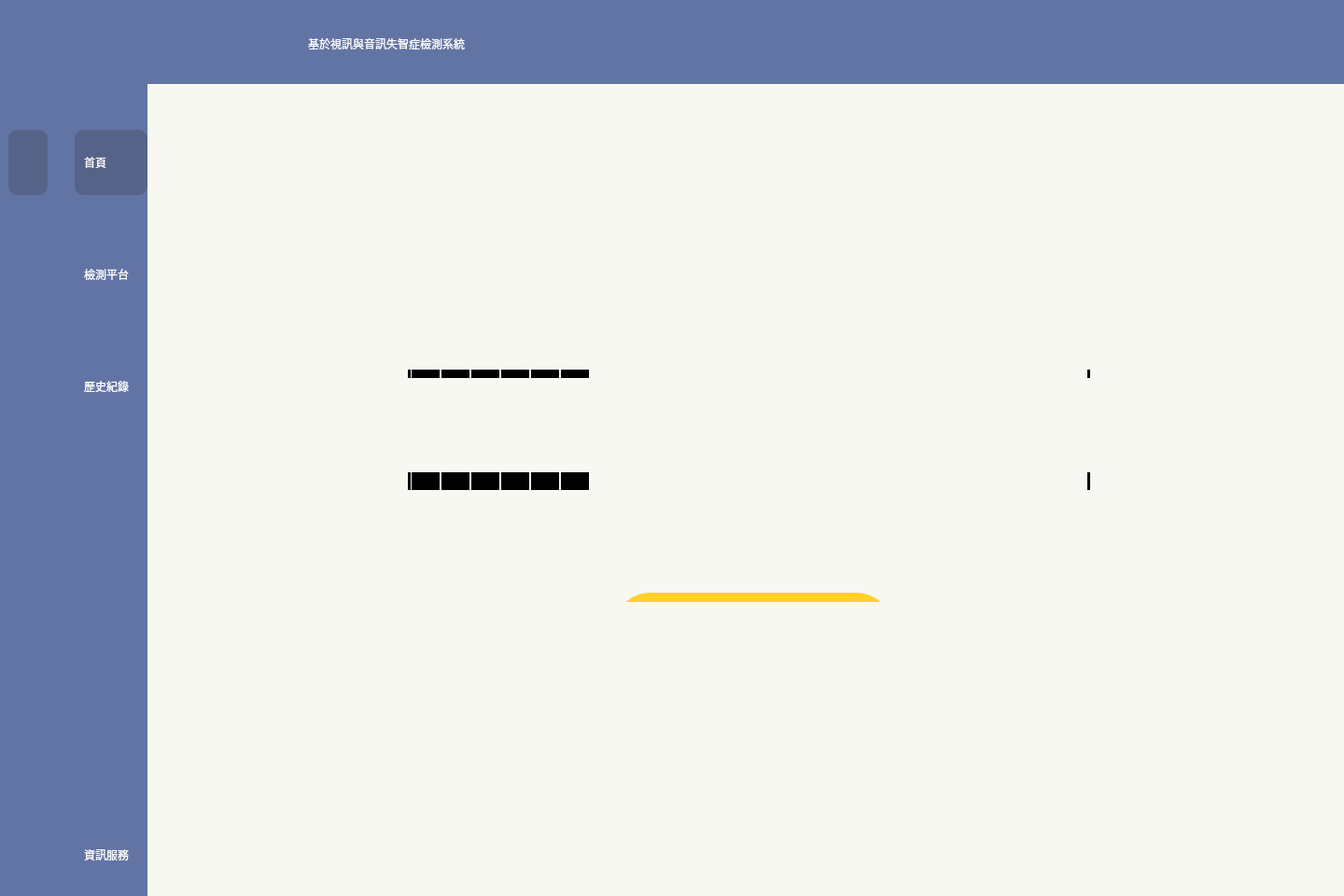
<?xml version="1.0" encoding="UTF-8"?>
<ui version="4.0">
 <class>MainWindow</class>
 <widget class="QMainWindow" name="MainWindow">
  <property name="geometry">
   <rect>
    <x>0</x>
    <y>0</y>
    <width>1440</width>
    <height>960</height>
   </rect>
  </property>
  <property name="maximumSize">
   <size>
    <width>1440</width>
    <height>960</height>
   </size>
  </property>
  <property name="windowTitle">
   <string>MainWindow</string>
  </property>
  <property name="styleSheet">
   <string notr="true">background-color: rgb(98, 116, 164);
</string>
  </property>
  <widget class="QWidget" name="centralwidget">
   <layout class="QGridLayout" name="gridLayout">
    <property name="leftMargin">
     <number>0</number>
    </property>
    <property name="topMargin">
     <number>0</number>
    </property>
    <property name="rightMargin">
     <number>0</number>
    </property>
    <property name="bottomMargin">
     <number>0</number>
    </property>
    <property name="spacing">
     <number>0</number>
    </property>
    <item row="1" column="0">
     <widget class="QWidget" name="sidemenu_hide" native="true">
      <property name="styleSheet">
       <string notr="true">QWidget{
	background-color: rgb(98, 116, 164);
}

QPushButton{
	color:white;
	height:70px;
	border:none;
	border-radius:10px;
	padding-right:5px;
	padding-left:5px;
}

QPushButton:checked{
	
	background-color: rgb(86, 99, 136);
}</string>
      </property>
      <layout class="QVBoxLayout" name="verticalLayout_3">
       <property name="rightMargin">
        <number>9</number>
       </property>
       <item>
        <layout class="QVBoxLayout" name="verticalLayout">
         <property name="spacing">
          <number>50</number>
         </property>
         <property name="leftMargin">
          <number>0</number>
         </property>
         <property name="topMargin">
          <number>50</number>
         </property>
         <property name="rightMargin">
          <number>0</number>
         </property>
         <item>
          <widget class="QPushButton" name="home_hide">
           <property name="text">
            <string/>
           </property>
           <property name="icon">
            <iconset resource="resources.qrc">
             <normaloff>:/新前置字串/images/home-white.png</normaloff>:/新前置字串/images/home-white.png</iconset>
           </property>
           <property name="iconSize">
            <size>
             <width>50</width>
             <height>50</height>
            </size>
           </property>
           <property name="checkable">
            <bool>true</bool>
           </property>
           <property name="checked">
            <bool>true</bool>
           </property>
           <property name="autoExclusive">
            <bool>true</bool>
           </property>
           <property name="autoDefault">
            <bool>false</bool>
           </property>
          </widget>
         </item>
         <item>
          <widget class="QPushButton" name="platform_hide">
           <property name="text">
            <string/>
           </property>
           <property name="icon">
            <iconset resource="resources.qrc">
             <normaloff>:/新前置字串/images/platform-white.png</normaloff>:/新前置字串/images/platform-white.png</iconset>
           </property>
           <property name="iconSize">
            <size>
             <width>50</width>
             <height>50</height>
            </size>
           </property>
           <property name="checkable">
            <bool>true</bool>
           </property>
           <property name="autoExclusive">
            <bool>true</bool>
           </property>
          </widget>
         </item>
         <item>
          <widget class="QPushButton" name="history_hide">
           <property name="text">
            <string/>
           </property>
           <property name="icon">
            <iconset resource="resources.qrc">
             <normaloff>:/新前置字串/images/history-white.png</normaloff>:/新前置字串/images/history-white.png</iconset>
           </property>
           <property name="iconSize">
            <size>
             <width>50</width>
             <height>50</height>
            </size>
           </property>
           <property name="checkable">
            <bool>true</bool>
           </property>
           <property name="autoExclusive">
            <bool>true</bool>
           </property>
          </widget>
         </item>
        </layout>
       </item>
       <item>
        <spacer name="verticalSpacer">
         <property name="orientation">
          <enum>Qt::Vertical</enum>
         </property>
         <property name="sizeHint" stdset="0">
          <size>
           <width>20</width>
           <height>416</height>
          </size>
         </property>
        </spacer>
       </item>
       <item>
        <widget class="QPushButton" name="info_hide">
         <property name="text">
          <string/>
         </property>
         <property name="icon">
          <iconset resource="resources.qrc">
           <normaloff>:/新前置字串/images/info-white.png</normaloff>:/新前置字串/images/info-white.png</iconset>
         </property>
         <property name="iconSize">
          <size>
           <width>50</width>
           <height>50</height>
          </size>
         </property>
         <property name="checkable">
          <bool>true</bool>
         </property>
         <property name="autoExclusive">
          <bool>true</bool>
         </property>
        </widget>
       </item>
      </layout>
     </widget>
    </item>
    <item row="1" column="1">
     <widget class="QWidget" name="sidemenu_visible" native="true">
      <property name="styleSheet">
       <string notr="true">QWidget{
	background-color: rgb(98, 116, 164);
}

QPushButton{
	color:white;
	text-align:left;
	height:70px;
	border:none;
	padding-left:10px;
	padding-right:20px;
	border-radius:10px;
	
	font: 700 20pt &quot;微軟正黑體&quot;;
}

QPushButton::contents {
	padding-left:30px;
}

QPushButton:checked{
	
	background-color: rgb(86, 99, 136);
}</string>
      </property>
      <layout class="QVBoxLayout" name="verticalLayout_4">
       <property name="spacing">
        <number>10</number>
       </property>
       <property name="leftMargin">
        <number>0</number>
       </property>
       <property name="rightMargin">
        <number>0</number>
       </property>
       <item>
        <layout class="QVBoxLayout" name="verticalLayout_2" stretch="0,0,0">
         <property name="spacing">
          <number>50</number>
         </property>
         <property name="sizeConstraint">
          <enum>QLayout::SetDefaultConstraint</enum>
         </property>
         <property name="leftMargin">
          <number>20</number>
         </property>
         <property name="topMargin">
          <number>50</number>
         </property>
         <item>
          <widget class="QPushButton" name="home_vis">
           <property name="text">
            <string>首頁</string>
           </property>
           <property name="icon">
            <iconset resource="resources.qrc">
             <normaloff>:/新前置字串/images/home-white.png</normaloff>:/新前置字串/images/home-white.png</iconset>
           </property>
           <property name="iconSize">
            <size>
             <width>50</width>
             <height>50</height>
            </size>
           </property>
           <property name="checkable">
            <bool>true</bool>
           </property>
           <property name="checked">
            <bool>true</bool>
           </property>
           <property name="autoExclusive">
            <bool>true</bool>
           </property>
          </widget>
         </item>
         <item>
          <widget class="QPushButton" name="platform_vis">
           <property name="text">
            <string>檢測平台</string>
           </property>
           <property name="icon">
            <iconset resource="resources.qrc">
             <normaloff>:/新前置字串/images/platform-white.png</normaloff>:/新前置字串/images/platform-white.png</iconset>
           </property>
           <property name="iconSize">
            <size>
             <width>50</width>
             <height>50</height>
            </size>
           </property>
           <property name="checkable">
            <bool>true</bool>
           </property>
           <property name="autoExclusive">
            <bool>true</bool>
           </property>
          </widget>
         </item>
         <item>
          <widget class="QPushButton" name="history_vis">
           <property name="text">
            <string>歷史紀錄</string>
           </property>
           <property name="icon">
            <iconset resource="resources.qrc">
             <normaloff>:/新前置字串/images/history-white.png</normaloff>:/新前置字串/images/history-white.png</iconset>
           </property>
           <property name="iconSize">
            <size>
             <width>50</width>
             <height>50</height>
            </size>
           </property>
           <property name="checkable">
            <bool>true</bool>
           </property>
           <property name="autoExclusive">
            <bool>true</bool>
           </property>
          </widget>
         </item>
        </layout>
       </item>
       <item>
        <spacer name="verticalSpacer_2">
         <property name="orientation">
          <enum>Qt::Vertical</enum>
         </property>
         <property name="sizeHint" stdset="0">
          <size>
           <width>20</width>
           <height>408</height>
          </size>
         </property>
        </spacer>
       </item>
       <item>
        <widget class="QPushButton" name="info_vis">
         <property name="styleSheet">
          <string notr="true">QPushButton {
 	padding-left: 30px; 
}

</string>
         </property>
         <property name="text">
          <string>資訊服務</string>
         </property>
         <property name="icon">
          <iconset resource="resources.qrc">
           <normaloff>:/新前置字串/images/info-white.png</normaloff>:/新前置字串/images/info-white.png</iconset>
         </property>
         <property name="iconSize">
          <size>
           <width>50</width>
           <height>50</height>
          </size>
         </property>
         <property name="checkable">
          <bool>true</bool>
         </property>
         <property name="autoExclusive">
          <bool>true</bool>
         </property>
        </widget>
       </item>
      </layout>
     </widget>
    </item>
    <item row="1" column="2">
     <widget class="QWidget" name="Main_content" native="true">
      <property name="styleSheet">
       <string notr="true">background-color: rgb(248,248,242);</string>
      </property>
      <layout class="QVBoxLayout" name="verticalLayout_5">
       <item>
        <layout class="QHBoxLayout" name="horizontalLayout_3">
         <item>
          <widget class="QPushButton" name="sidebar">
           <property name="styleSheet">
            <string notr="true">border:none;</string>
           </property>
           <property name="text">
            <string/>
           </property>
           <property name="icon">
            <iconset resource="resources.qrc">
             <normaloff>:/新前置字串/images/Menubar.png</normaloff>:/新前置字串/images/Menubar.png</iconset>
           </property>
           <property name="iconSize">
            <size>
             <width>50</width>
             <height>50</height>
            </size>
           </property>
           <property name="checkable">
            <bool>true</bool>
           </property>
          </widget>
         </item>
         <item>
          <spacer name="horizontalSpacer">
           <property name="orientation">
            <enum>Qt::Horizontal</enum>
           </property>
           <property name="sizeHint" stdset="0">
            <size>
             <width>40</width>
             <height>20</height>
            </size>
           </property>
          </spacer>
         </item>
        </layout>
       </item>
       <item>
        <widget class="QStackedWidget" name="stackedWidget">
         <property name="styleSheet">
          <string notr="true">background-color: rgb(248,248,242);</string>
         </property>
         <property name="currentIndex">
          <number>1</number>
         </property>
         <widget class="QWidget" name="home_page">
          <property name="styleSheet">
           <string notr="true">QPushButton{
	border:none;

}</string>
          </property>
          <widget class="QLabel" name="label_3">
           <property name="geometry">
            <rect>
             <x>430</x>
             <y>40</y>
             <width>281</width>
             <height>151</height>
            </rect>
           </property>
           <property name="styleSheet">
            <string notr="true">font: 700 48pt &quot;微軟正黑體&quot;;</string>
           </property>
           <property name="text">
            <string>歡迎使用</string>
           </property>
          </widget>
          <widget class="QPushButton" name="pushButton_3">
           <property name="geometry">
            <rect>
             <x>200</x>
             <y>670</y>
             <width>200</width>
             <height>80</height>
            </rect>
           </property>
           <property name="text">
            <string/>
           </property>
           <property name="icon">
            <iconset resource="resources.qrc">
             <normaloff>:/新前置字串/images/info.png</normaloff>:/新前置字串/images/info.png</iconset>
           </property>
           <property name="iconSize">
            <size>
             <width>80</width>
             <height>80</height>
            </size>
           </property>
          </widget>
          <widget class="QPushButton" name="pushButton_4">
           <property name="geometry">
            <rect>
             <x>200</x>
             <y>545</y>
             <width>200</width>
             <height>80</height>
            </rect>
           </property>
           <property name="text">
            <string/>
           </property>
           <property name="icon">
            <iconset resource="resources.qrc">
             <normaloff>:/新前置字串/images/history.png</normaloff>:/新前置字串/images/history.png</iconset>
           </property>
           <property name="iconSize">
            <size>
             <width>80</width>
             <height>80</height>
            </size>
           </property>
          </widget>
          <widget class="QPushButton" name="pushButton_5">
           <property name="geometry">
            <rect>
             <x>210</x>
             <y>410</y>
             <width>200</width>
             <height>91</height>
            </rect>
           </property>
           <property name="text">
            <string/>
           </property>
           <property name="icon">
            <iconset resource="resources.qrc">
             <normaloff>:/新前置字串/images/platform.png</normaloff>:/新前置字串/images/platform.png</iconset>
           </property>
           <property name="iconSize">
            <size>
             <width>80</width>
             <height>80</height>
            </size>
           </property>
          </widget>
          <widget class="QLabel" name="label_4">
           <property name="geometry">
            <rect>
             <x>110</x>
             <y>190</y>
             <width>901</width>
             <height>151</height>
            </rect>
           </property>
           <property name="styleSheet">
            <string notr="true">font: 700 48pt &quot;微軟正黑體&quot;;</string>
           </property>
           <property name="text">
            <string>失智症檢測系統</string>
           </property>
           <property name="alignment">
            <set>Qt::AlignCenter</set>
           </property>
          </widget>
          <widget class="QWidget" name="layoutWidget">
           <property name="geometry">
            <rect>
             <x>450</x>
             <y>390</y>
             <width>551</width>
             <height>371</height>
            </rect>
           </property>
           <layout class="QVBoxLayout" name="verticalLayout_7">
            <item>
             <widget class="QLabel" name="label">
              <property name="styleSheet">
               <string notr="true">font: 700 28pt &quot;微軟正黑體&quot;;</string>
              </property>
              <property name="text">
               <string>進入檢測平台，進行檢測</string>
              </property>
             </widget>
            </item>
            <item>
             <widget class="QLabel" name="label_2">
              <property name="styleSheet">
               <string notr="true">font: 700 28pt &quot;微軟正黑體&quot;;</string>
              </property>
              <property name="text">
               <string>查詢歷史檢測紀錄</string>
              </property>
             </widget>
            </item>
            <item>
             <widget class="QLabel" name="label_6">
              <property name="styleSheet">
               <string notr="true">font: 700 28pt &quot;微軟正黑體&quot;;</string>
              </property>
              <property name="text">
               <string>如有技術問題，請點選資訊服務</string>
              </property>
             </widget>
            </item>
           </layout>
          </widget>
         </widget>
         <widget class="QWidget" name="platform_page">
          <widget class="QPushButton" name="Button_select_video">
           <property name="geometry">
            <rect>
             <x>140</x>
             <y>70</y>
             <width>1001</width>
             <height>361</height>
            </rect>
           </property>
           <property name="styleSheet">
            <string notr="true">border:none;
</string>
           </property>
           <property name="text">
            <string/>
           </property>
           <property name="icon">
            <iconset resource="resources.qrc">
             <normaloff>:/新前置字串/images/select_video.png</normaloff>:/新前置字串/images/select_video.png</iconset>
           </property>
           <property name="iconSize">
            <size>
             <width>300</width>
             <height>300</height>
            </size>
           </property>
          </widget>
          <widget class="QLabel" name="label_select_video">
           <property name="geometry">
            <rect>
             <x>290</x>
             <y>440</y>
             <width>711</width>
             <height>91</height>
            </rect>
           </property>
           <property name="styleSheet">
            <string notr="true">QLabel{
	text-align: center;
	font: 28pt &quot;微軟正黑體&quot;;
	
}
</string>
           </property>
           <property name="text">
            <string>選擇影片</string>
           </property>
           <property name="alignment">
            <set>Qt::AlignCenter</set>
           </property>
          </widget>
          <widget class="QPushButton" name="Button_start_analyze">
           <property name="geometry">
            <rect>
             <x>500</x>
             <y>610</y>
             <width>300</width>
             <height>80</height>
            </rect>
           </property>
           <property name="styleSheet">
            <string notr="true">QPushButton{
	border-radius: 40px;
	background-color: rgb(166, 166, 166);
 	font:  20pt 微軟正黑體;
}</string>
           </property>
           <property name="text">
            <string>開始分析</string>
           </property>
          </widget>
          <widget class="QLabel" name="label_status">
           <property name="geometry">
            <rect>
             <x>460</x>
             <y>70</y>
             <width>371</width>
             <height>131</height>
            </rect>
           </property>
           <property name="styleSheet">
            <string notr="true">font: 40pt &quot;微軟正黑體&quot;;</string>
           </property>
           <property name="text">
            <string>目前狀態</string>
           </property>
           <property name="alignment">
            <set>Qt::AlignCenter</set>
           </property>
          </widget>
          <widget class="QProgressBar" name="progressBar">
           <property name="geometry">
            <rect>
             <x>270</x>
             <y>230</y>
             <width>731</width>
             <height>271</height>
            </rect>
           </property>
           <property name="styleSheet">
            <string notr="true">QProgressBar{
	border : 3px  solid #000000;
	background : transparent;
	text-align : center;
	color : rgb(255,255,255);
 }
QProgressBar::chunk{
	background-color :rgb(0,0,0);
    width: 29.5px;
    margin: 0.5px;
 }</string>
           </property>
           <property name="value">
            <number>24</number>
           </property>
          </widget>
          <widget class="QLabel" name="label_visual_predict">
           <property name="geometry">
            <rect>
             <x>170</x>
             <y>60</y>
             <width>950</width>
             <height>101</height>
            </rect>
           </property>
           <property name="styleSheet">
            <string notr="true">font: 700 36pt &quot;微軟正黑體&quot;;</string>
           </property>
           <property name="text">
            <string/>
           </property>
          </widget>
          <widget class="QLabel" name="label_mfcc_predict">
           <property name="geometry">
            <rect>
             <x>170</x>
             <y>180</y>
             <width>950</width>
             <height>101</height>
            </rect>
           </property>
           <property name="styleSheet">
            <string notr="true">font: 700 36pt &quot;微軟正黑體&quot;;</string>
           </property>
           <property name="text">
            <string/>
           </property>
          </widget>
          <widget class="QLabel" name="label_origin_CDR">
           <property name="geometry">
            <rect>
             <x>170</x>
             <y>290</y>
             <width>950</width>
             <height>101</height>
            </rect>
           </property>
           <property name="styleSheet">
            <string notr="true">font: 700 28pt &quot;微軟正黑體&quot;;</string>
           </property>
           <property name="text">
            <string/>
           </property>
          </widget>
          <widget class="QLabel" name="label_show_save">
           <property name="geometry">
            <rect>
             <x>250</x>
             <y>630</y>
             <width>791</width>
             <height>101</height>
            </rect>
           </property>
           <property name="styleSheet">
            <string notr="true">font: 700 36pt &quot;微軟正黑體&quot;;</string>
           </property>
           <property name="text">
            <string/>
           </property>
           <property name="alignment">
            <set>Qt::AlignCenter</set>
           </property>
          </widget>
          <widget class="QPushButton" name="Button_restart">
           <property name="geometry">
            <rect>
             <x>490</x>
             <y>520</y>
             <width>300</width>
             <height>80</height>
            </rect>
           </property>
           <property name="styleSheet">
            <string notr="true">QPushButton{
	border-radius: 40px;
	background-color:  rgb(255, 209, 41);
 	font:  20pt 微軟正黑體;
}</string>
           </property>
           <property name="text">
            <string>重新檢測</string>
           </property>
          </widget>
          <widget class="QLabel" name="label_show_execution_time">
           <property name="geometry">
            <rect>
             <x>250</x>
             <y>530</y>
             <width>791</width>
             <height>101</height>
            </rect>
           </property>
           <property name="styleSheet">
            <string notr="true">font:  36pt &quot;微軟正黑體&quot;;</string>
           </property>
           <property name="text">
            <string/>
           </property>
           <property name="alignment">
            <set>Qt::AlignCenter</set>
           </property>
          </widget>
          <widget class="QLabel" name="label_show_final_execution_time">
           <property name="geometry">
            <rect>
             <x>250</x>
             <y>410</y>
             <width>791</width>
             <height>101</height>
            </rect>
           </property>
           <property name="styleSheet">
            <string notr="true">font: 700 20pt &quot;微軟正黑體&quot;;</string>
           </property>
           <property name="text">
            <string/>
           </property>
           <property name="alignment">
            <set>Qt::AlignCenter</set>
           </property>
          </widget>
         </widget>
         <widget class="QWidget" name="history_page">
          <widget class="QLabel" name="label_5">
           <property name="geometry">
            <rect>
             <x>70</x>
             <y>50</y>
             <width>151</width>
             <height>61</height>
            </rect>
           </property>
           <property name="styleSheet">
            <string notr="true">font: 700 26pt &quot;微軟正黑體&quot;;</string>
           </property>
           <property name="text">
            <string>檢測紀錄</string>
           </property>
          </widget>
          <widget class="QTableWidget" name="history_table">
           <property name="geometry">
            <rect>
             <x>70</x>
             <y>210</y>
             <width>1002</width>
             <height>431</height>
            </rect>
           </property>
           <property name="styleSheet">
            <string notr="true">font: 700 12pt &quot;微軟正黑體&quot;;</string>
           </property>
           <property name="lineWidth">
            <number>1</number>
           </property>
           <property name="rowCount">
            <number>0</number>
           </property>
           <property name="columnCount">
            <number>5</number>
           </property>
           <attribute name="horizontalHeaderMinimumSectionSize">
            <number>30</number>
           </attribute>
           <attribute name="horizontalHeaderDefaultSectionSize">
            <number>200</number>
           </attribute>
           <attribute name="verticalHeaderDefaultSectionSize">
            <number>30</number>
           </attribute>
           <column>
            <property name="text">
             <string>病人名稱</string>
            </property>
           </column>
           <column>
            <property name="text">
             <string>CDR</string>
            </property>
           </column>
           <column>
            <property name="text">
             <string>視訊評估CDR</string>
            </property>
           </column>
           <column>
            <property name="text">
             <string>音訊評估CDR</string>
            </property>
           </column>
           <column>
            <property name="text">
             <string>評估日期</string>
            </property>
           </column>
          </widget>
          <widget class="QPushButton" name="button_search_history">
           <property name="geometry">
            <rect>
             <x>250</x>
             <y>65</y>
             <width>131</width>
             <height>41</height>
            </rect>
           </property>
           <property name="styleSheet">
            <string notr="true">font: 20pt &quot;微軟正黑體&quot;;
background-color:rgb(98, 116, 164);
color:white;
border-radius:10px</string>
           </property>
           <property name="text">
            <string>查詢</string>
           </property>
          </widget>
         </widget>
         <widget class="QWidget" name="info_page">
          <widget class="QLabel" name="label_8">
           <property name="geometry">
            <rect>
             <x>290</x>
             <y>60</y>
             <width>591</width>
             <height>251</height>
            </rect>
           </property>
           <property name="styleSheet">
            <string notr="true">font: 700 48pt &quot;微軟正黑體&quot;;</string>
           </property>
           <property name="text">
            <string>NCKU MMCVLab</string>
           </property>
          </widget>
         </widget>
        </widget>
       </item>
      </layout>
     </widget>
    </item>
    <item row="0" column="0" colspan="3">
     <widget class="QWidget" name="title_bar" native="true">
      <property name="minimumSize">
       <size>
        <width>1440</width>
        <height>80</height>
       </size>
      </property>
      <property name="maximumSize">
       <size>
        <width>1440</width>
        <height>60</height>
       </size>
      </property>
      <property name="styleSheet">
       <string notr="true">background-color: rgb(98,116,164);

                                                                                                                                                                                                                                                                </string>
      </property>
      <widget class="QWidget" name="layoutWidget">
       <property name="geometry">
        <rect>
         <x>11</x>
         <y>4</y>
         <width>607</width>
         <height>61</height>
        </rect>
       </property>
       <layout class="QHBoxLayout" name="horizontalLayout">
        <property name="spacing">
         <number>0</number>
        </property>
        <property name="leftMargin">
         <number>5</number>
        </property>
        <property name="topMargin">
         <number>5</number>
        </property>
        <item>
         <widget class="QLabel" name="logo">
          <property name="maximumSize">
           <size>
            <width>100000</width>
            <height>100000</height>
           </size>
          </property>
          <property name="text">
           <string/>
          </property>
          <property name="pixmap">
           <pixmap resource="resources.qrc">:/新前置字串/images/375259_bed_hospital_patient_icon.png</pixmap>
          </property>
         </widget>
        </item>
        <item>
         <widget class="QLabel" name="title">
          <property name="styleSheet">
           <string notr="true">QLabel{
	color:white;
	padding-left:10px;
	
	font: 700 28pt &quot;微軟正黑體&quot;;
	
}</string>
          </property>
          <property name="text">
           <string>基於視訊與音訊失智症檢測系統</string>
          </property>
         </widget>
        </item>
       </layout>
      </widget>
      <widget class="QWidget" name="layoutWidget">
       <property name="geometry">
        <rect>
         <x>1280</x>
         <y>10</y>
         <width>164</width>
         <height>60</height>
        </rect>
       </property>
       <layout class="QHBoxLayout" name="horizontalLayout_2">
        <property name="spacing">
         <number>0</number>
        </property>
        <property name="topMargin">
         <number>5</number>
        </property>
        <property name="bottomMargin">
         <number>5</number>
        </property>
        <item>
         <widget class="QPushButton" name="minimum_button">
          <property name="minimumSize">
           <size>
            <width>50</width>
            <height>50</height>
           </size>
          </property>
          <property name="maximumSize">
           <size>
            <width>50</width>
            <height>50</height>
           </size>
          </property>
          <property name="styleSheet">
           <string notr="true">border:none;</string>
          </property>
          <property name="text">
           <string/>
          </property>
          <property name="icon">
           <iconset resource="resources.qrc">
            <normaloff>:/新前置字串/images/minimum-white.png</normaloff>:/新前置字串/images/minimum-white.png</iconset>
          </property>
          <property name="iconSize">
           <size>
            <width>50</width>
            <height>50</height>
           </size>
          </property>
          <property name="checkable">
           <bool>true</bool>
          </property>
         </widget>
        </item>
        <item>
         <widget class="QPushButton" name="close_button">
          <property name="minimumSize">
           <size>
            <width>50</width>
            <height>50</height>
           </size>
          </property>
          <property name="maximumSize">
           <size>
            <width>50</width>
            <height>50</height>
           </size>
          </property>
          <property name="styleSheet">
           <string notr="true">border:none;</string>
          </property>
          <property name="text">
           <string/>
          </property>
          <property name="icon">
           <iconset resource="resources.qrc">
            <normaloff>:/新前置字串/images/close-white.png</normaloff>:/新前置字串/images/close-white.png</iconset>
          </property>
          <property name="iconSize">
           <size>
            <width>50</width>
            <height>50</height>
           </size>
          </property>
          <property name="checkable">
           <bool>true</bool>
          </property>
         </widget>
        </item>
       </layout>
      </widget>
     </widget>
    </item>
   </layout>
  </widget>
 </widget>
 <resources>
  <include location="resources.qrc"/>
 </resources>
 <connections>
  <connection>
   <sender>sidebar</sender>
   <signal>toggled(bool)</signal>
   <receiver>sidemenu_hide</receiver>
   <slot>setHidden(bool)</slot>
   <hints>
    <hint type="sourcelabel">
     <x>350</x>
     <y>139</y>
    </hint>
    <hint type="destinationlabel">
     <x>73</x>
     <y>442</y>
    </hint>
   </hints>
  </connection>
  <connection>
   <sender>sidebar</sender>
   <signal>toggled(bool)</signal>
   <receiver>sidemenu_visible</receiver>
   <slot>setVisible(bool)</slot>
   <hints>
    <hint type="sourcelabel">
     <x>350</x>
     <y>139</y>
    </hint>
    <hint type="destinationlabel">
     <x>243</x>
     <y>501</y>
    </hint>
   </hints>
  </connection>
  <connection>
   <sender>history_hide</sender>
   <signal>toggled(bool)</signal>
   <receiver>history_vis</receiver>
   <slot>setChecked(bool)</slot>
   <hints>
    <hint type="sourcelabel">
     <x>57</x>
     <y>448</y>
    </hint>
    <hint type="destinationlabel">
     <x>201</x>
     <y>448</y>
    </hint>
   </hints>
  </connection>
  <connection>
   <sender>platform_hide</sender>
   <signal>toggled(bool)</signal>
   <receiver>platform_vis</receiver>
   <slot>setChecked(bool)</slot>
   <hints>
    <hint type="sourcelabel">
     <x>56</x>
     <y>328</y>
    </hint>
    <hint type="destinationlabel">
     <x>203</x>
     <y>328</y>
    </hint>
   </hints>
  </connection>
  <connection>
   <sender>home_hide</sender>
   <signal>toggled(bool)</signal>
   <receiver>home_vis</receiver>
   <slot>setChecked(bool)</slot>
   <hints>
    <hint type="sourcelabel">
     <x>48</x>
     <y>153</y>
    </hint>
    <hint type="destinationlabel">
     <x>107</x>
     <y>160</y>
    </hint>
   </hints>
  </connection>
  <connection>
   <sender>home_vis</sender>
   <signal>toggled(bool)</signal>
   <receiver>home_hide</receiver>
   <slot>setChecked(bool)</slot>
   <hints>
    <hint type="sourcelabel">
     <x>191</x>
     <y>208</y>
    </hint>
    <hint type="destinationlabel">
     <x>53</x>
     <y>208</y>
    </hint>
   </hints>
  </connection>
  <connection>
   <sender>platform_vis</sender>
   <signal>toggled(bool)</signal>
   <receiver>platform_hide</receiver>
   <slot>setChecked(bool)</slot>
   <hints>
    <hint type="sourcelabel">
     <x>185</x>
     <y>328</y>
    </hint>
    <hint type="destinationlabel">
     <x>48</x>
     <y>328</y>
    </hint>
   </hints>
  </connection>
  <connection>
   <sender>history_vis</sender>
   <signal>toggled(bool)</signal>
   <receiver>history_hide</receiver>
   <slot>setChecked(bool)</slot>
   <hints>
    <hint type="sourcelabel">
     <x>187</x>
     <y>448</y>
    </hint>
    <hint type="destinationlabel">
     <x>52</x>
     <y>448</y>
    </hint>
   </hints>
  </connection>
  <connection>
   <sender>info_hide</sender>
   <signal>toggled(bool)</signal>
   <receiver>info_vis</receiver>
   <slot>setChecked(bool)</slot>
   <hints>
    <hint type="sourcelabel">
     <x>36</x>
     <y>931</y>
    </hint>
    <hint type="destinationlabel">
     <x>89</x>
     <y>931</y>
    </hint>
   </hints>
  </connection>
  <connection>
   <sender>info_vis</sender>
   <signal>toggled(bool)</signal>
   <receiver>info_hide</receiver>
   <slot>setChecked(bool)</slot>
   <hints>
    <hint type="sourcelabel">
     <x>101</x>
     <y>914</y>
    </hint>
    <hint type="destinationlabel">
     <x>46</x>
     <y>915</y>
    </hint>
   </hints>
  </connection>
  <connection>
   <sender>minimum_button</sender>
   <signal>clicked(bool)</signal>
   <receiver>MainWindow</receiver>
   <slot>showMinimized()</slot>
   <hints>
    <hint type="sourcelabel">
     <x>1333</x>
     <y>60</y>
    </hint>
    <hint type="destinationlabel">
     <x>1383</x>
     <y>-8</y>
    </hint>
   </hints>
  </connection>
  <connection>
   <sender>close_button</sender>
   <signal>clicked(bool)</signal>
   <receiver>MainWindow</receiver>
   <slot>close()</slot>
   <hints>
    <hint type="sourcelabel">
     <x>1398</x>
     <y>53</y>
    </hint>
    <hint type="destinationlabel">
     <x>1386</x>
     <y>-43</y>
    </hint>
   </hints>
  </connection>
 </connections>
</ui>
